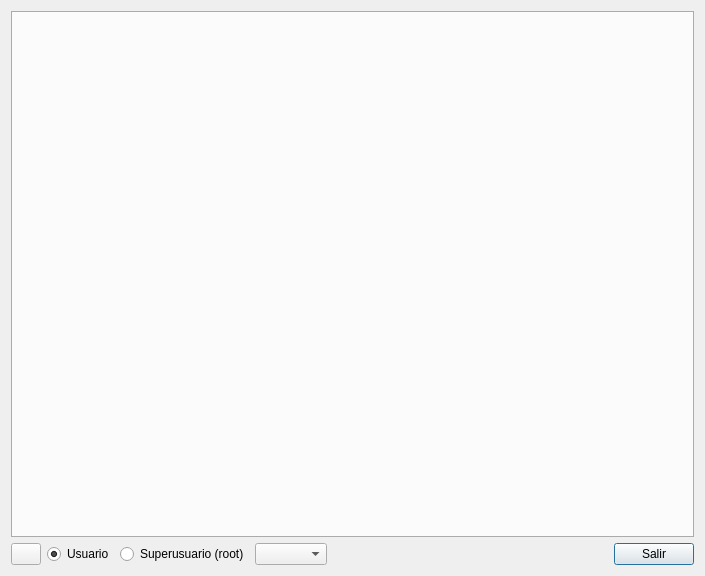
<?xml version="1.0" encoding="UTF-8"?>
<ui version="4.0">
 <class>Terminal</class>
 <widget class="QDialog" name="Terminal">
  <property name="geometry">
   <rect>
    <x>0</x>
    <y>0</y>
    <width>705</width>
    <height>576</height>
   </rect>
  </property>
  <property name="windowTitle">
   <string>TermRDK v.0.1.0</string>
  </property>
  <layout class="QGridLayout" name="gridLayout_4">
   <item row="2" column="0" colspan="2">
    <layout class="QGridLayout" name="gridLayout_2">
     <item row="0" column="4">
      <spacer name="horizontalSpacer_2">
       <property name="orientation">
        <enum>Qt::Horizontal</enum>
       </property>
       <property name="sizeHint" stdset="0">
        <size>
         <width>40</width>
         <height>20</height>
        </size>
       </property>
      </spacer>
     </item>
     <item row="0" column="5">
      <widget class="QPushButton" name="pushButton_2">
       <property name="text">
        <string>Salir</string>
       </property>
       <property name="icon">
        <iconset resource="recoverdrake.qrc">
         <normaloff>:/Imagenes/puerta.png</normaloff>:/Imagenes/puerta.png</iconset>
       </property>
       <property name="iconSize">
        <size>
         <width>25</width>
         <height>25</height>
        </size>
       </property>
      </widget>
     </item>
     <item row="0" column="1">
      <widget class="QRadioButton" name="radioButton">
       <property name="text">
        <string>Usuario</string>
       </property>
       <property name="checked">
        <bool>true</bool>
       </property>
      </widget>
     </item>
     <item row="0" column="3">
      <widget class="QComboBox" name="comboBox">
       <property name="sizePolicy">
        <sizepolicy hsizetype="Fixed" vsizetype="Fixed">
         <horstretch>0</horstretch>
         <verstretch>0</verstretch>
        </sizepolicy>
       </property>
      </widget>
     </item>
     <item row="0" column="2">
      <widget class="QRadioButton" name="radioButton_2">
       <property name="text">
        <string>Superusuario (root)</string>
       </property>
      </widget>
     </item>
     <item row="0" column="0">
      <widget class="QPushButton" name="pushButton">
       <property name="sizePolicy">
        <sizepolicy hsizetype="Fixed" vsizetype="Fixed">
         <horstretch>0</horstretch>
         <verstretch>0</verstretch>
        </sizepolicy>
       </property>
       <property name="maximumSize">
        <size>
         <width>30</width>
         <height>30</height>
        </size>
       </property>
       <property name="text">
        <string/>
       </property>
       <property name="icon">
        <iconset resource="recoverdrake.qrc">
         <normaloff>:/Imagenes/mas.png</normaloff>:/Imagenes/mas.png</iconset>
       </property>
       <property name="iconSize">
        <size>
         <width>25</width>
         <height>25</height>
        </size>
       </property>
      </widget>
     </item>
    </layout>
   </item>
   <item row="0" column="0" colspan="2">
    <widget class="QTabWidget" name="tabWidget">
     <property name="tabPosition">
      <enum>QTabWidget::South</enum>
     </property>
     <property name="tabsClosable">
      <bool>true</bool>
     </property>
     <property name="movable">
      <bool>true</bool>
     </property>
    </widget>
   </item>
  </layout>
 </widget>
 <resources>
  <include location="recoverdrake.qrc"/>
 </resources>
 <connections/>
</ui>
